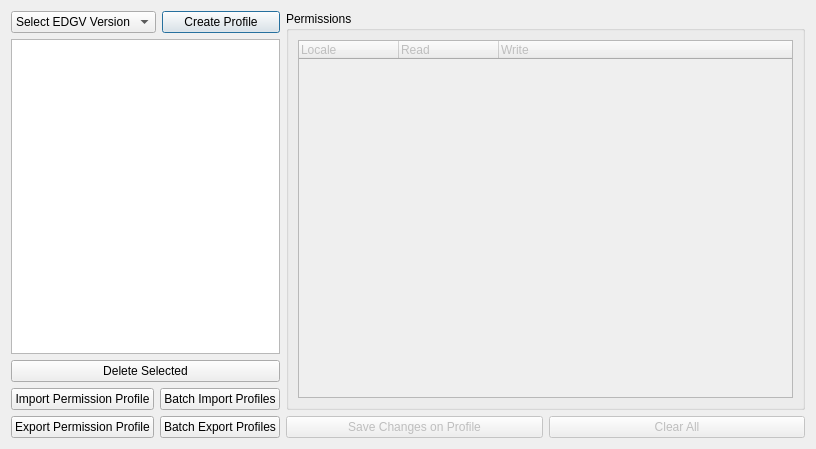
<?xml version="1.0" encoding="UTF-8"?>
<ui version="4.0">
 <class>ServerProfilesManager</class>
 <widget class="QDialog" name="ServerProfilesManager">
  <property name="geometry">
   <rect>
    <x>0</x>
    <y>0</y>
    <width>816</width>
    <height>449</height>
   </rect>
  </property>
  <property name="windowTitle">
   <string>Server Permissions Editor</string>
  </property>
  <layout class="QGridLayout" name="gridLayout_2">
   <item row="0" column="0">
    <layout class="QVBoxLayout" name="verticalLayout_4">
     <item>
      <layout class="QHBoxLayout" name="horizontalLayout_3">
       <item>
        <widget class="QComboBox" name="versionSelectionComboBox">
         <item>
          <property name="text">
           <string>Select EDGV Version</string>
          </property>
         </item>
         <item>
          <property name="text">
           <string>EDGV 2.1.3</string>
          </property>
         </item>
         <item>
          <property name="text">
           <string>EDGV FTer_2a_Ed</string>
          </property>
         </item>
        </widget>
       </item>
       <item>
        <widget class="QPushButton" name="createPermissionPushButton">
         <property name="sizePolicy">
          <sizepolicy hsizetype="Fixed" vsizetype="Minimum">
           <horstretch>0</horstretch>
           <verstretch>0</verstretch>
          </sizepolicy>
         </property>
         <property name="maximumSize">
          <size>
           <width>120</width>
           <height>25</height>
          </size>
         </property>
         <property name="text">
          <string>Create Profile</string>
         </property>
         <property name="icon">
          <iconset resource="../resources.qrc">
           <normaloff>:/plugins/DsgTools/icons/plus.png</normaloff>:/plugins/DsgTools/icons/plus.png</iconset>
         </property>
        </widget>
       </item>
      </layout>
     </item>
     <item>
      <widget class="QListWidget" name="profilesListWidget">
       <property name="sizePolicy">
        <sizepolicy hsizetype="Maximum" vsizetype="Expanding">
         <horstretch>0</horstretch>
         <verstretch>0</verstretch>
        </sizepolicy>
       </property>
       <property name="maximumSize">
        <size>
         <width>350</width>
         <height>16777215</height>
        </size>
       </property>
       <property name="editTriggers">
        <set>QAbstractItemView::CurrentChanged|QAbstractItemView::DoubleClicked|QAbstractItemView::EditKeyPressed|QAbstractItemView::SelectedClicked</set>
       </property>
      </widget>
     </item>
     <item>
      <widget class="QPushButton" name="deletePermissionPushButton">
       <property name="text">
        <string>Delete Selected</string>
       </property>
       <property name="icon">
        <iconset resource="../resources.qrc">
         <normaloff>:/plugins/DsgTools/icons/remove.png</normaloff>:/plugins/DsgTools/icons/remove.png</iconset>
       </property>
      </widget>
     </item>
     <item>
      <layout class="QHBoxLayout" name="horizontalLayout_2">
       <item>
        <layout class="QVBoxLayout" name="verticalLayout_3">
         <item>
          <widget class="QPushButton" name="importPushButton">
           <property name="text">
            <string>Import Permission Profile</string>
           </property>
          </widget>
         </item>
         <item>
          <widget class="QPushButton" name="exportPushButton">
           <property name="text">
            <string>Export Permission Profile</string>
           </property>
          </widget>
         </item>
        </layout>
       </item>
       <item>
        <layout class="QVBoxLayout" name="verticalLayout_2">
         <item>
          <widget class="QPushButton" name="batchImportPushButton">
           <property name="text">
            <string>Batch Import Profiles</string>
           </property>
          </widget>
         </item>
         <item>
          <widget class="QPushButton" name="batchExportPushButton">
           <property name="text">
            <string>Batch Export Profiles</string>
           </property>
          </widget>
         </item>
        </layout>
       </item>
      </layout>
     </item>
    </layout>
   </item>
   <item row="0" column="1">
    <layout class="QVBoxLayout" name="verticalLayout">
     <item>
      <widget class="QGroupBox" name="groupBox_2">
       <property name="title">
        <string>Permissions</string>
       </property>
       <layout class="QGridLayout" name="gridLayout">
        <item row="0" column="0">
         <widget class="QTreeWidget" name="treeWidget">
          <property name="enabled">
           <bool>false</bool>
          </property>
          <property name="rootIsDecorated">
           <bool>true</bool>
          </property>
          <property name="wordWrap">
           <bool>false</bool>
          </property>
          <property name="headerHidden">
           <bool>false</bool>
          </property>
          <attribute name="headerVisible">
           <bool>true</bool>
          </attribute>
          <attribute name="headerDefaultSectionSize">
           <number>100</number>
          </attribute>
          <column>
           <property name="text">
            <string notr="true">Locale</string>
           </property>
          </column>
          <column>
           <property name="text">
            <string>Read</string>
           </property>
          </column>
          <column>
           <property name="text">
            <string>Write</string>
           </property>
          </column>
         </widget>
        </item>
       </layout>
      </widget>
     </item>
     <item>
      <layout class="QHBoxLayout" name="horizontalLayout">
       <item>
        <widget class="QPushButton" name="saveButton">
         <property name="enabled">
          <bool>false</bool>
         </property>
         <property name="text">
          <string>Save Changes on Profile</string>
         </property>
        </widget>
       </item>
       <item>
        <widget class="QPushButton" name="clearButton">
         <property name="enabled">
          <bool>false</bool>
         </property>
         <property name="text">
          <string>Clear All</string>
         </property>
        </widget>
       </item>
      </layout>
     </item>
    </layout>
   </item>
  </layout>
 </widget>
 <resources>
  <include location="../resources.qrc"/>
 </resources>
 <connections/>
</ui>
